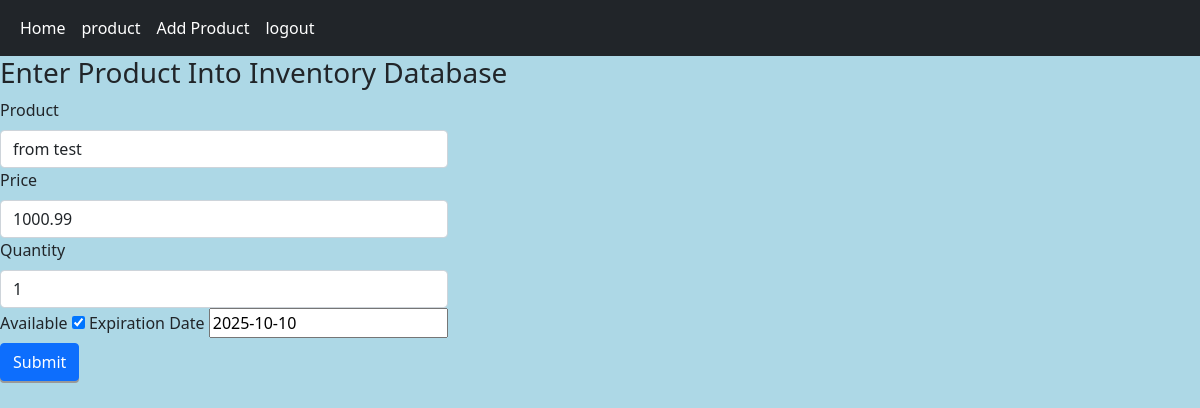
The page /product/2/update/ (signed in) on the database as committed earlier.
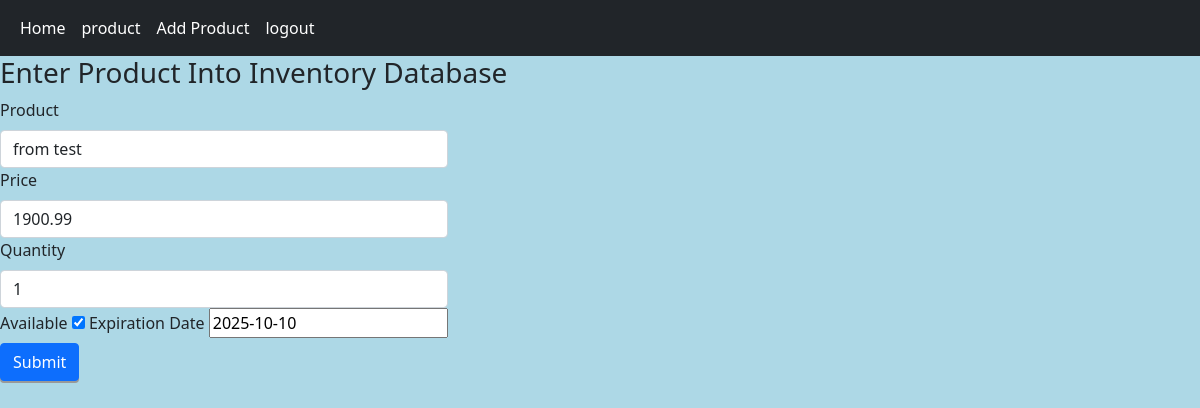
The same page on the database as committed later.
### products/models.py (models this page shows)
class Product (models.Model):
    title = models.CharField(max_length=120)
    price = models.DecimalField(decimal_places=2,max_digits=10)
    quantity= models.IntegerField(default=0)
    available = models.BooleanField(default=True)
    date = models.DateField(auto_now=False,auto_now_add=False, default= datetime.date.today)

### products/views.py (the view)
# urls.py: path('<int:id>/update/', product_update_view, name='product-update'),
@login_required()
def product_update_view(request, id=id):
    obj = get_object_or_404(Product, id=id)
    form = ProductForm(request.POST or None, instance=obj)
    if form.is_valid():
        form.save()
    context = {
        'form': form
    }
    return render(request, "product/product_form.html", context)

### products/form.py
class ProductForm(forms.ModelForm):
    title = forms.CharField(label='Product',
                    widget=forms.TextInput(attrs={"placeholder": "Product Name",
                                                    "class":"form-control"}))
    price = forms.DecimalField(label='Price',
                    widget=forms.NumberInput(attrs={"placeholder": "00.00",
                                                    "class":"form-control"}))
    quantity = forms.IntegerField(label='Quantity',
                    widget=forms.NumberInput(attrs={"placeholder": "0",
                                                    "class":"form-control"}))
    date = forms.DateField(label='Expiration Date',input_formats=['%m/%d/%y'],widget=forms.DateInput(attrs={
                                                "placeholder":"mm-dd-yy"
                                            }))
    class Meta:
        model = Product
        fields =[
            "title",
            "price",
            "quantity",
            "available",
            "date"
        ]

### products/templates/product/product_form.html
{%extends "base.html"%}
{%block content%}
<h3>Enter Product Into Inventory Database</h3>
<form method = POST>{%csrf_token%}
    <div class ="row g-3 align-items-center">
        <div class="col-auto">
            {% for field in form %}
                <label class="form-label" for="{{ field.auto_id }}">{{ field.label }}</label>
                {{ field }}
            {% endfor %}
        </div>
    </div>
    <button type='submit' value='save' class="btn btn-primary">Submit</button>
</form>
{%endblock%}

Rows that differ between the two databases and show on the page:
changed Product "from test": price "1000.99" → "1900.99"
